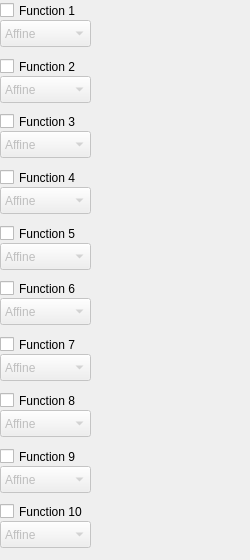
        <widget class="QWidget" name="tabFunctions">
         <attribute name="title">
          <string>Functions</string>
         </attribute>
         <widget class="QWidget" name="layoutWidget">
          <property name="geometry">
           <rect>
            <x>0</x>
            <y>0</y>
            <width>241</width>
            <height>551</height>
           </rect>
          </property>
          <layout class="QVBoxLayout" name="verticalLayout_2">
           <item>
            <widget class="QWidget" name="panel01" native="true">
             <widget class="QCheckBox" name="checkBoxf01">
              <property name="geometry">
               <rect>
                <x>0</x>
                <y>0</y>
                <width>91</width>
                <height>21</height>
               </rect>
              </property>
              <property name="layoutDirection">
               <enum>Qt::LeftToRight</enum>
              </property>
              <property name="autoFillBackground">
               <bool>false</bool>
              </property>
              <property name="text">
               <string>Function 1</string>
              </property>
             </widget>
             <widget class="colorLabel" name="labelColor1">
              <property name="enabled">
               <bool>false</bool>
              </property>
              <property name="geometry">
               <rect>
                <x>200</x>
                <y>10</y>
                <width>31</width>
                <height>31</height>
               </rect>
              </property>
              <property name="autoFillBackground">
               <bool>false</bool>
              </property>
              <property name="text">
               <string/>
              </property>
             </widget>
             <widget class="QComboBox" name="comboBoxTransfmType1">
              <property name="enabled">
               <bool>false</bool>
              </property>
              <property name="geometry">
               <rect>
                <x>0</x>
                <y>20</y>
                <width>91</width>
                <height>27</height>
               </rect>
              </property>
              <item>
               <property name="text">
                <string>Affine</string>
               </property>
              </item>
              <item>
               <property name="text">
                <string>Similitude</string>
               </property>
              </item>
              <item>
               <property name="text">
                <string>Projective</string>
               </property>
              </item>
              <item>
               <property name="text">
                <string>Bilinear</string>
               </property>
              </item>
             </widget>
            </widget>
           </item>
           <item>
            <widget class="QWidget" name="panel02" native="true">
             <widget class="QCheckBox" name="checkBoxf02">
              <property name="geometry">
               <rect>
                <x>0</x>
                <y>0</y>
                <width>91</width>
                <height>21</height>
               </rect>
              </property>
              <property name="layoutDirection">
               <enum>Qt::LeftToRight</enum>
              </property>
              <property name="text">
               <string>Function 2</string>
              </property>
             </widget>
             <widget class="QComboBox" name="comboBoxTransfmType2">
              <property name="enabled">
               <bool>false</bool>
              </property>
              <property name="geometry">
               <rect>
                <x>0</x>
                <y>20</y>
                <width>91</width>
                <height>27</height>
               </rect>
              </property>
              <item>
               <property name="text">
                <string>Affine</string>
               </property>
              </item>
              <item>
               <property name="text">
                <string>Similitude</string>
               </property>
              </item>
              <item>
               <property name="text">
                <string>Projective</string>
               </property>
              </item>
              <item>
               <property name="text">
                <string>Bilinear</string>
               </property>
              </item>
             </widget>
             <widget class="colorLabel" name="labelColor2">
              <property name="enabled">
               <bool>false</bool>
              </property>
              <property name="geometry">
               <rect>
                <x>200</x>
                <y>10</y>
                <width>31</width>
                <height>31</height>
               </rect>
              </property>
              <property name="autoFillBackground">
               <bool>false</bool>
              </property>
              <property name="text">
               <string/>
              </property>
             </widget>
            </widget>
           </item>
           <item>
            <widget class="QWidget" name="panel03" native="true">
             <widget class="QCheckBox" name="checkBoxf03">
              <property name="geometry">
               <rect>
                <x>0</x>
                <y>0</y>
                <width>91</width>
                <height>21</height>
               </rect>
              </property>
              <property name="layoutDirection">
               <enum>Qt::LeftToRight</enum>
              </property>
              <property name="text">
               <string>Function 3</string>
              </property>
             </widget>
             <widget class="QComboBox" name="comboBoxTransfmType3">
              <property name="enabled">
               <bool>false</bool>
              </property>
              <property name="geometry">
               <rect>
                <x>0</x>
                <y>20</y>
                <width>91</width>
                <height>27</height>
               </rect>
              </property>
              <item>
               <property name="text">
                <string>Affine</string>
               </property>
              </item>
              <item>
               <property name="text">
                <string>Similitude</string>
               </property>
              </item>
              <item>
               <property name="text">
                <string>Projective</string>
               </property>
              </item>
              <item>
               <property name="text">
                <string>Bilinear</string>
               </property>
              </item>
             </widget>
             <widget class="colorLabel" name="labelColor3">
              <property name="enabled">
               <bool>false</bool>
              </property>
              <property name="geometry">
               <rect>
                <x>200</x>
                <y>10</y>
                <width>31</width>
                <height>31</height>
               </rect>
              </property>
              <property name="autoFillBackground">
               <bool>false</bool>
              </property>
              <property name="text">
               <string/>
              </property>
             </widget>
            </widget>
           </item>
           <item>
            <widget class="QWidget" name="panel04" native="true">
             <widget class="QCheckBox" name="checkBoxf04">
              <property name="geometry">
               <rect>
                <x>0</x>
                <y>0</y>
                <width>91</width>
                <height>21</height>
               </rect>
              </property>
              <property name="layoutDirection">
               <enum>Qt::LeftToRight</enum>
              </property>
              <property name="text">
               <string>Function 4</string>
              </property>
             </widget>
             <widget class="QComboBox" name="comboBoxTransfmType4">
              <property name="enabled">
               <bool>false</bool>
              </property>
              <property name="geometry">
               <rect>
                <x>0</x>
                <y>20</y>
                <width>91</width>
                <height>27</height>
               </rect>
              </property>
              <item>
               <property name="text">
                <string>Affine</string>
               </property>
              </item>
              <item>
               <property name="text">
                <string>Similitude</string>
               </property>
              </item>
              <item>
               <property name="text">
                <string>Projective</string>
               </property>
              </item>
              <item>
               <property name="text">
                <string>Bilinear</string>
               </property>
              </item>
             </widget>
             <widget class="colorLabel" name="labelColor4">
              <property name="enabled">
               <bool>false</bool>
              </property>
              <property name="geometry">
               <rect>
                <x>200</x>
                <y>10</y>
                <width>31</width>
                <height>31</height>
               </rect>
              </property>
              <property name="autoFillBackground">
               <bool>false</bool>
              </property>
              <property name="text">
               <string/>
              </property>
             </widget>
             <zorder>checkBoxf04</zorder>
             <zorder>comboBoxTransfmType4</zorder>
             <zorder>labelColor4</zorder>
             <zorder>splitter</zorder>
            </widget>
           </item>
           <item>
            <widget class="QWidget" name="panel05" native="true">
             <widget class="QCheckBox" name="checkBoxf05">
              <property name="geometry">
               <rect>
                <x>0</x>
                <y>0</y>
                <width>91</width>
                <height>21</height>
               </rect>
              </property>
              <property name="layoutDirection">
               <enum>Qt::LeftToRight</enum>
              </property>
              <property name="text">
               <string>Function 5</string>
              </property>
             </widget>
             <widget class="QComboBox" name="comboBoxTransfmType5">
              <property name="enabled">
               <bool>false</bool>
              </property>
              <property name="geometry">
               <rect>
                <x>0</x>
                <y>20</y>
                <width>91</width>
                <height>27</height>
               </rect>
              </property>
              <item>
               <property name="text">
                <string>Affine</string>
               </property>
              </item>
              <item>
               <property name="text">
                <string>Similitude</string>
               </property>
              </item>
              <item>
               <property name="text">
                <string>Projective</string>
               </property>
              </item>
              <item>
               <property name="text">
                <string>Bilinear</string>
               </property>
              </item>
             </widget>
             <widget class="colorLabel" name="labelColor5">
              <property name="enabled">
               <bool>false</bool>
              </property>
              <property name="geometry">
               <rect>
                <x>200</x>
                <y>10</y>
                <width>31</width>
                <height>31</height>
               </rect>
              </property>
              <property name="autoFillBackground">
               <bool>false</bool>
              </property>
              <property name="text">
               <string/>
              </property>
             </widget>
            </widget>
           </item>
           <item>
            <widget class="QWidget" name="panel06" native="true">
             <widget class="QCheckBox" name="checkBoxf06">
              <property name="geometry">
               <rect>
                <x>0</x>
                <y>0</y>
                <width>91</width>
                <height>21</height>
               </rect>
              </property>
              <property name="layoutDirection">
               <enum>Qt::LeftToRight</enum>
              </property>
              <property name="text">
               <string>Function 6</string>
              </property>
             </widget>
             <widget class="QComboBox" name="comboBoxTransfmType6">
              <property name="enabled">
               <bool>false</bool>
              </property>
              <property name="geometry">
               <rect>
                <x>0</x>
                <y>20</y>
                <width>91</width>
                <height>27</height>
               </rect>
              </property>
              <item>
               <property name="text">
                <string>Affine</string>
               </property>
              </item>
              <item>
               <property name="text">
                <string>Similitude</string>
               </property>
              </item>
              <item>
               <property name="text">
                <string>Projective</string>
               </property>
              </item>
              <item>
               <property name="text">
                <string>Bilinear</string>
               </property>
              </item>
             </widget>
             <widget class="colorLabel" name="labelColor6">
              <property name="enabled">
               <bool>false</bool>
              </property>
              <property name="geometry">
               <rect>
                <x>200</x>
                <y>10</y>
                <width>31</width>
                <height>31</height>
               </rect>
              </property>
              <property name="autoFillBackground">
               <bool>false</bool>
              </property>
              <property name="text">
               <string/>
              </property>
             </widget>
            </widget>
           </item>
           <item>
            <widget class="QWidget" name="panel07" native="true">
             <widget class="QCheckBox" name="checkBoxf07">
              <property name="geometry">
               <rect>
                <x>0</x>
                <y>0</y>
                <width>91</width>
                <height>21</height>
               </rect>
              </property>
              <property name="layoutDirection">
               <enum>Qt::LeftToRight</enum>
              </property>
              <property name="text">
               <string>Function 7</string>
              </property>
             </widget>
             <widget class="QComboBox" name="comboBoxTransfmType7">
              <property name="enabled">
               <bool>false</bool>
              </property>
              <property name="geometry">
               <rect>
                <x>0</x>
                <y>20</y>
                <width>91</width>
                <height>27</height>
               </rect>
              </property>
              <item>
               <property name="text">
                <string>Affine</string>
               </property>
              </item>
              <item>
               <property name="text">
                <string>Similitude</string>
               </property>
              </item>
              <item>
               <property name="text">
                <string>Projective</string>
               </property>
              </item>
              <item>
               <property name="text">
                <string>Bilinear</string>
               </property>
              </item>
             </widget>
             <widget class="colorLabel" name="labelColor7">
              <property name="enabled">
               <bool>false</bool>
              </property>
              <property name="geometry">
               <rect>
                <x>200</x>
                <y>10</y>
                <width>31</width>
                <height>31</height>
               </rect>
              </property>
              <property name="autoFillBackground">
               <bool>false</bool>
              </property>
              <property name="text">
               <string/>
              </property>
             </widget>
            </widget>
           </item>
           <item>
            <widget class="QWidget" name="panel08" native="true">
             <widget class="QCheckBox" name="checkBoxf08">
              <property name="geometry">
               <rect>
                <x>0</x>
                <y>0</y>
                <width>91</width>
                <height>21</height>
               </rect>
              </property>
              <property name="layoutDirection">
               <enum>Qt::LeftToRight</enum>
              </property>
              <property name="text">
               <string>Function 8</string>
              </property>
             </widget>
             <widget class="QComboBox" name="comboBoxTransfmType8">
              <property name="enabled">
               <bool>false</bool>
              </property>
              <property name="geometry">
               <rect>
                <x>0</x>
                <y>20</y>
                <width>91</width>
                <height>27</height>
               </rect>
              </property>
              <item>
               <property name="text">
                <string>Affine</string>
               </property>
              </item>
              <item>
               <property name="text">
                <string>Similitude</string>
               </property>
              </item>
              <item>
               <property name="text">
                <string>Projective</string>
               </property>
              </item>
              <item>
               <property name="text">
                <string>Bilinear</string>
               </property>
              </item>
             </widget>
             <widget class="colorLabel" name="labelColor8">
              <property name="enabled">
               <bool>false</bool>
              </property>
              <property name="geometry">
               <rect>
                <x>200</x>
                <y>10</y>
                <width>31</width>
                <height>31</height>
               </rect>
              </property>
              <property name="autoFillBackground">
               <bool>false</bool>
              </property>
              <property name="text">
               <string/>
              </property>
             </widget>
            </widget>
           </item>
           <item>
            <widget class="QWidget" name="panel09" native="true">
             <widget class="QCheckBox" name="checkBoxf09">
              <property name="geometry">
               <rect>
                <x>0</x>
                <y>0</y>
                <width>91</width>
                <height>21</height>
               </rect>
              </property>
              <property name="layoutDirection">
               <enum>Qt::LeftToRight</enum>
              </property>
              <property name="text">
               <string>Function 9</string>
              </property>
             </widget>
             <widget class="QComboBox" name="comboBoxTransfmType9">
              <property name="enabled">
               <bool>false</bool>
              </property>
              <property name="geometry">
               <rect>
                <x>0</x>
                <y>20</y>
                <width>91</width>
                <height>27</height>
               </rect>
              </property>
              <item>
               <property name="text">
                <string>Affine</string>
               </property>
              </item>
              <item>
               <property name="text">
                <string>Similitude</string>
               </property>
              </item>
              <item>
               <property name="text">
                <string>Projective</string>
               </property>
              </item>
              <item>
               <property name="text">
                <string>Bilinear</string>
               </property>
              </item>
             </widget>
             <widget class="colorLabel" name="labelColor9">
              <property name="enabled">
               <bool>false</bool>
              </property>
              <property name="geometry">
               <rect>
                <x>200</x>
                <y>10</y>
                <width>31</width>
                <height>31</height>
               </rect>
              </property>
              <property name="autoFillBackground">
               <bool>false</bool>
              </property>
              <property name="text">
               <string/>
              </property>
             </widget>
            </widget>
           </item>
           <item>
            <widget class="QWidget" name="panel10" native="true">
             <widget class="QCheckBox" name="checkBoxf10">
              <property name="geometry">
               <rect>
                <x>0</x>
                <y>0</y>
                <width>121</width>
                <height>21</height>
               </rect>
              </property>
              <property name="layoutDirection">
               <enum>Qt::LeftToRight</enum>
              </property>
              <property name="text">
               <string>Function 10</string>
              </property>
             </widget>
             <widget class="QComboBox" name="comboBoxTransfmType10">
              <property name="enabled">
               <bool>false</bool>
              </property>
              <property name="geometry">
               <rect>
                <x>0</x>
                <y>20</y>
                <width>91</width>
                <height>27</height>
               </rect>
              </property>
              <item>
               <property name="text">
                <string>Affine</string>
               </property>
              </item>
              <item>
               <property name="text">
                <string>Similitude</string>
               </property>
              </item>
              <item>
               <property name="text">
                <string>Projective</string>
               </property>
              </item>
              <item>
               <property name="text">
                <string>Bilinear</string>
               </property>
              </item>
             </widget>
             <widget class="colorLabel" name="labelColor10">
              <property name="enabled">
               <bool>false</bool>
              </property>
              <property name="geometry">
               <rect>
                <x>200</x>
                <y>10</y>
                <width>31</width>
                <height>31</height>
               </rect>
              </property>
              <property name="autoFillBackground">
               <bool>false</bool>
              </property>
              <property name="text">
               <string/>
              </property>
             </widget>
            </widget>
           </item>
          </layout>
         </widget>
        </widget>
